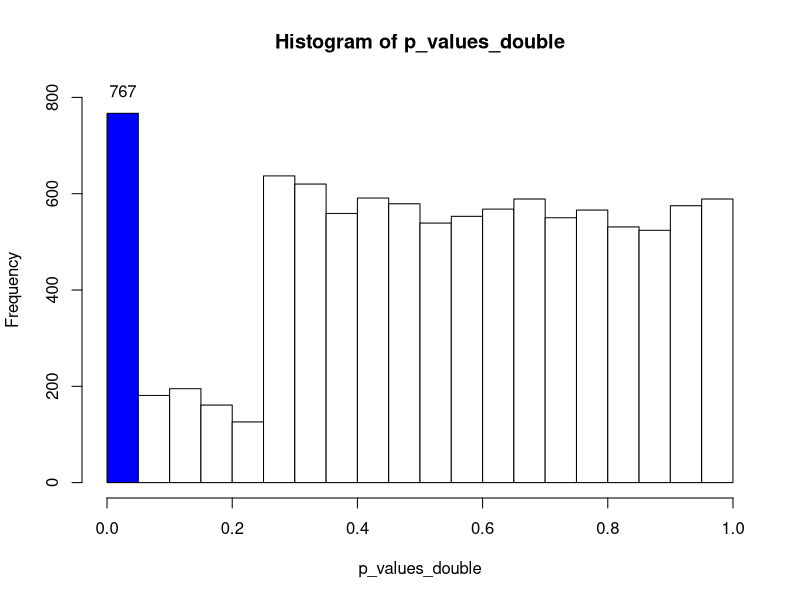
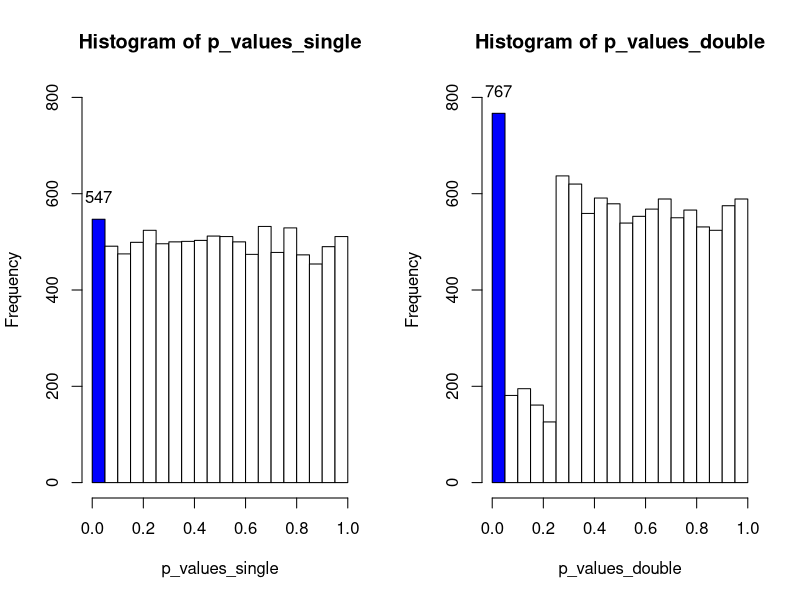
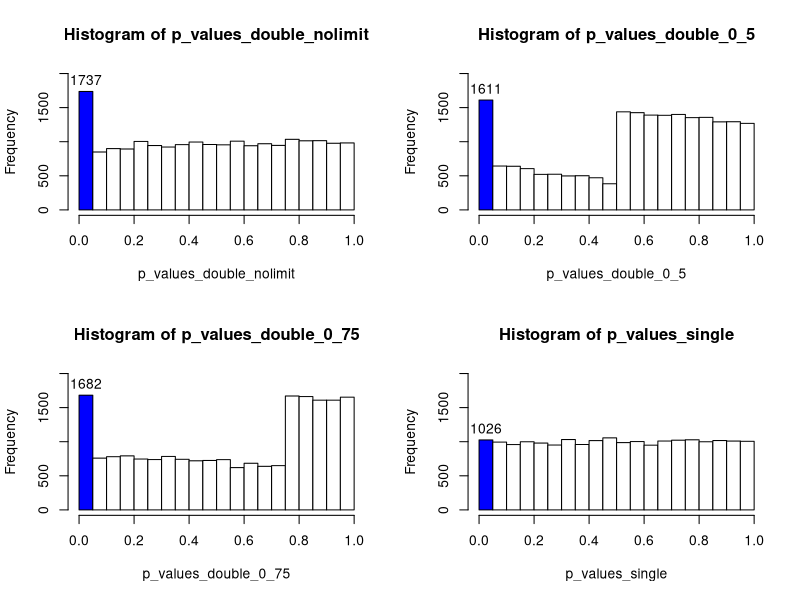

Here is the R script that generated these plots, in order:
## ---- chunk 1
library(tidyverse)
## ---- chunk 2
sig_count <- 0        #count num of significant results
num_tests <- 10000    #total number of trials to run
sig_value <- 0.05     #significance threshold
num_people <- 30      #number of people in trial
total_range <- seq(1, num_tests) #sets up indices for loop

for (val in total_range) {
    data <- rnorm(num_people, mean = 0, sd = 1)
    result <- t.test(data)
    pvalue <- result$p.value
    if(pvalue < sig_value) {
      sig_count = sig_count + 1
    }
}
print(c("The number of significant results out of 10000 trials is: ", toString(sig_count)), quote=FALSE)
## ---- chunk 3
sig_value <- 0.05     #significance threshold

determine_sig <- function(n) {
   data <- rnorm(n, mean = 0, sd = 1)
   result <- t.test(data)
   pvalue <- result$p.value
   if(pvalue < sig_value) {
     result <- 1
   }
   else {
     result <- 0
   }
   return(result)
}

is_sig_vector <- sum(replicate(
  10000, determine_sig(30)))

print(c("The number of significant results out of 10000 trials is: ", toString(is_sig_vector)), quote=FALSE)
## ---- chunk 4
num_people <- 30      #number of people in trial

double.sample <- function () {
  data <- rnorm(num_people, mean = 0, sd = 1)
  result <- t.test(data)
  pvalue <- result$p.value
  if (pvalue < 0.05 || pvalue > 0.25 ) { #stop execution if p < .05 or p > .25
    #print(c("the length of the sample is:", toString(length(data))), quote=FALSE)
    return(pvalue)
  }
  else {
    new_data <- rnorm(num_people, mean = 0, sd = 1) #second batch of 30
    data <- rbind(data, new_data) # combine new data with old
    result <- t.test(data)
    pvalue <- result$p.value
    #print(c("the length of the sample is:", toString(length(data))), quote=FALSE)
    return(pvalue)
  }
}

print(c("The resulting p-value of a single sample is: ", toString(double.sample())), quote=FALSE)
## ---- chunk 5
p_values_double <- replicate(10000, double.sample()) #double sample 10k times
h2 <- hist(p_values_double, breaks=20, plot=FALSE) #create histogram with 0.05 bin increments
first_bar_double <- min(p_values_double) #identify the bar for 0 to 0.05
bin_double <- as.numeric(cut(first_bar_double, h2$breaks)) #grab the bar for 0 to 0.05 
plot(h2, col = replace(rep("white", length(h2$breaks) - 1), bin_double, "blue"), ylim=c(0, 800)) #add the blue bar for the area of interest
text(h2$mids[1], 20 + h2$counts[1], labels=h2$counts[1], adj=c(0.5, -0.5)) #label first bar count
## ---- chunk 6
single.sample <- function () {
   data <- rnorm(num_people, mean = 0, sd = 1)
   result <- t.test(data)
   pvalue <- result$p.value
   return(pvalue)
}

p_values_single <- replicate(10000, single.sample()) #only sample once
h1 <- hist(p_values_single, breaks=20, plot=FALSE) #create histogram with 0.05 bin increments
first_bar_single <- min(p_values_single) #identify the bar for 0 to 0.05
bin_single <- as.numeric(cut(first_bar_single, h1$breaks)) #grab the bar for 0 to 0.05 

par(mfrow=c(1,2)) 
plot(h1, col = replace(rep("white", length(h1$breaks) - 1), bin_single, "blue"), ylim=c(0, 800)) #add the blue bar for the area of interest
text(h1$mids[1], 20 + h1$counts[1], labels=h1$counts[1], adj=c(0.5, -0.5)) #label first bar count

plot(h2, col = replace(rep("white", length(h2$breaks) - 1), bin_double, "blue"), ylim=c(0, 800)) #add the blue bar for the area of interest
text(h2$mids[1], 20 + h2$counts[1], labels=h2$counts[1], adj=c(0.5, -0.5)) #label first bar count
## ---- chunk 7
num_people <- 30      #number of people in trial

double.sample <- function(upper_p) {
  data <- rnorm(num_people, mean = 0, sd = 1)
  result <- t.test(data)
  pvalue <- result$p.value
  if (pvalue < 0.05 || pvalue > upper_p) { #stop execution
    #print(c("the length of the sample is:", toString(length(data))), quote=FALSE)
    return(pvalue)
  }
  new_data <- rnorm(num_people, mean = 0, sd = 1)
  data <- rbind(data, new_data) # combine new data with old
  result <- t.test(data)
  pvalue <- result$p.value
  #print(c("the length of the sample is:", toString(length(data))), quote=FALSE)
  return(pvalue)
}
## ---- chunk 8
trial_num <- 20000
p_values_double_nolimit <- replicate(trial_num, double.sample(1.1)) #chose upper above 1 to always sample if p > .05
p_values_double_0_5 <- replicate(trial_num, double.sample(0.5))
p_values_double_0_75 <- replicate(trial_num, double.sample(0.75))
p_values_single <- replicate(trial_num, single.sample())
## ---- chunk 9
#plot 4 histograms with the same axes limits to compare the different sampling techniques
hnl <- hist(p_values_double_nolimit, breaks=20, plot=FALSE) #create histogram with 0.05 bin increments
first_bar_nl <- min(p_values_double_nolimit) #identify the bar for 0 to 0.05
bin_nl <- as.numeric(cut(first_bar_nl, hnl$breaks)) #grab the bar for 0 to 0.05 

h50 <- hist(p_values_double_0_5, breaks=20, plot=FALSE) #create histogram with 0.05 bin increments
first_bar_05 <- min(p_values_double_0_5) #identify the bar for 0 to 0.05
bin_50 <- as.numeric(cut(first_bar_05, h50$breaks)) #grab the bar for 0 to 0.05

h75 <- hist(p_values_double_0_75, breaks=20, plot=FALSE) #create histogram with 0.05 bin increments
first_bar_75 <- min(p_values_double_0_75) #identify the bar for 0 to 0.05
bin_75 <- as.numeric(cut(first_bar_75, h75$breaks)) #grab the bar for 0 to 0.05 

hsingle <- hist(p_values_single, breaks=20, plot=FALSE) #create histogram with 0.05 bin increments
first_bar_single <- min(p_values_single) #identify the bar for 0 to 0.05
bin_single <- as.numeric(cut(first_bar_single, hsingle$breaks)) #grab the bar for 0 to 0.05 

par(mfrow=c(2, 2))
plot(hnl, col = replace(rep("white", length(hnl$breaks) - 1), bin_nl, "blue"), ylim=c(0, 2000)) #add the blue bar for the area of interest
text(hnl$mids[1], 20 + hnl$counts[1], labels=hnl$counts[1], adj=c(0.5, -0.5)) #label first bar count


plot(h50, col = replace(rep("white", length(h50$breaks) - 1), bin_50, "blue"), ylim=c(0, 2000)) #add the blue bar for the area of interest
text(h50$mids[1], 20 + h50$counts[1], labels=h50$counts[1], adj=c(0.5, -0.5)) #label first bar count

plot(h75, col = replace(rep("white", length(h75$breaks) - 1), bin_75, "blue"), ylim=c(0, 2000)) #add the blue bar for the area of interest
text(h75$mids[1], 20 + h75$counts[1], labels=h75$counts[1], adj=c(0.5, -0.5)) #label first bar count


plot(hsingle, col = replace(rep("white", length(hsingle$breaks) - 1), bin_single, "blue"), ylim=c(0, 2000)) #add the blue bar for the area of interest
text(hsingle$mids[1], 20 + hsingle$counts[1], labels=hsingle$counts[1], adj=c(0.5, -0.5)) #label first bar count
